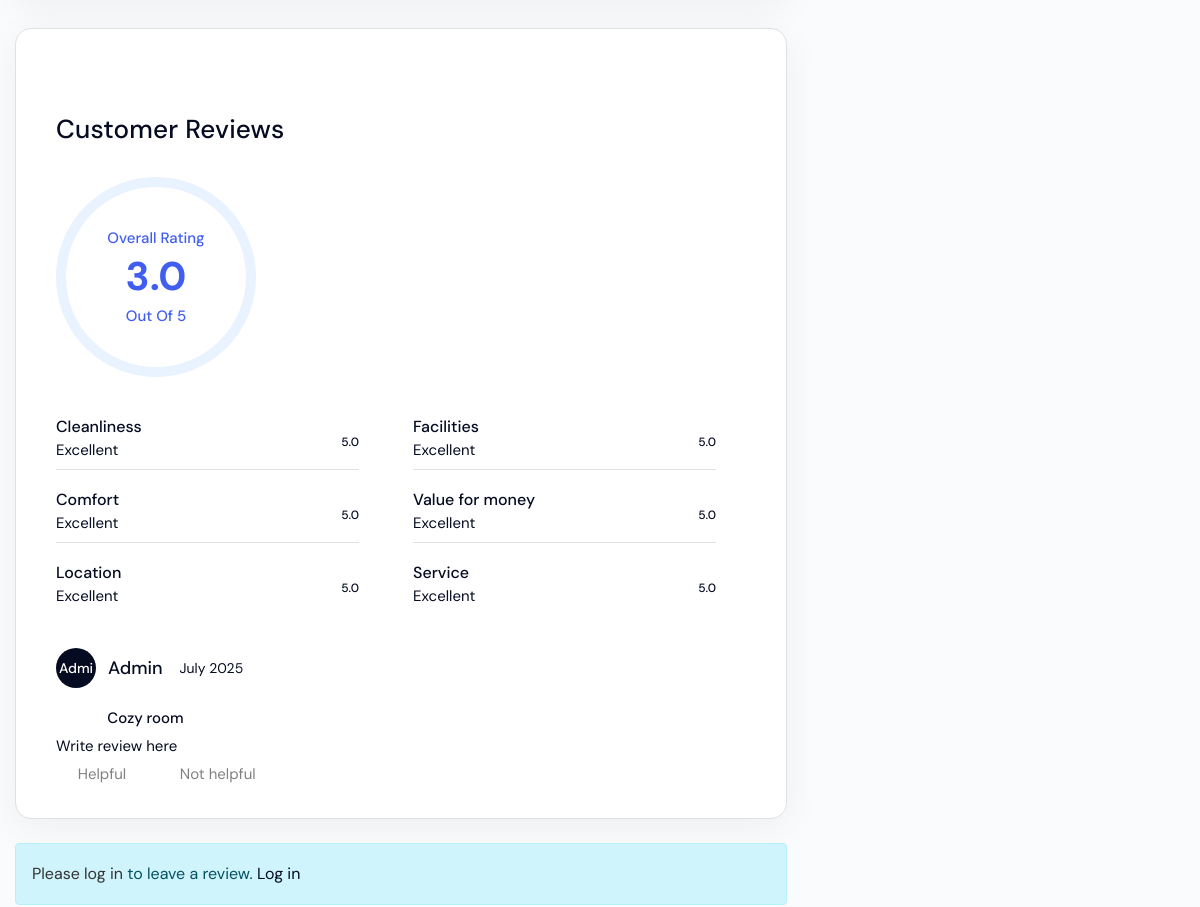
The app's page /hotels/hotel/40/room/666/ (middle part), older data.
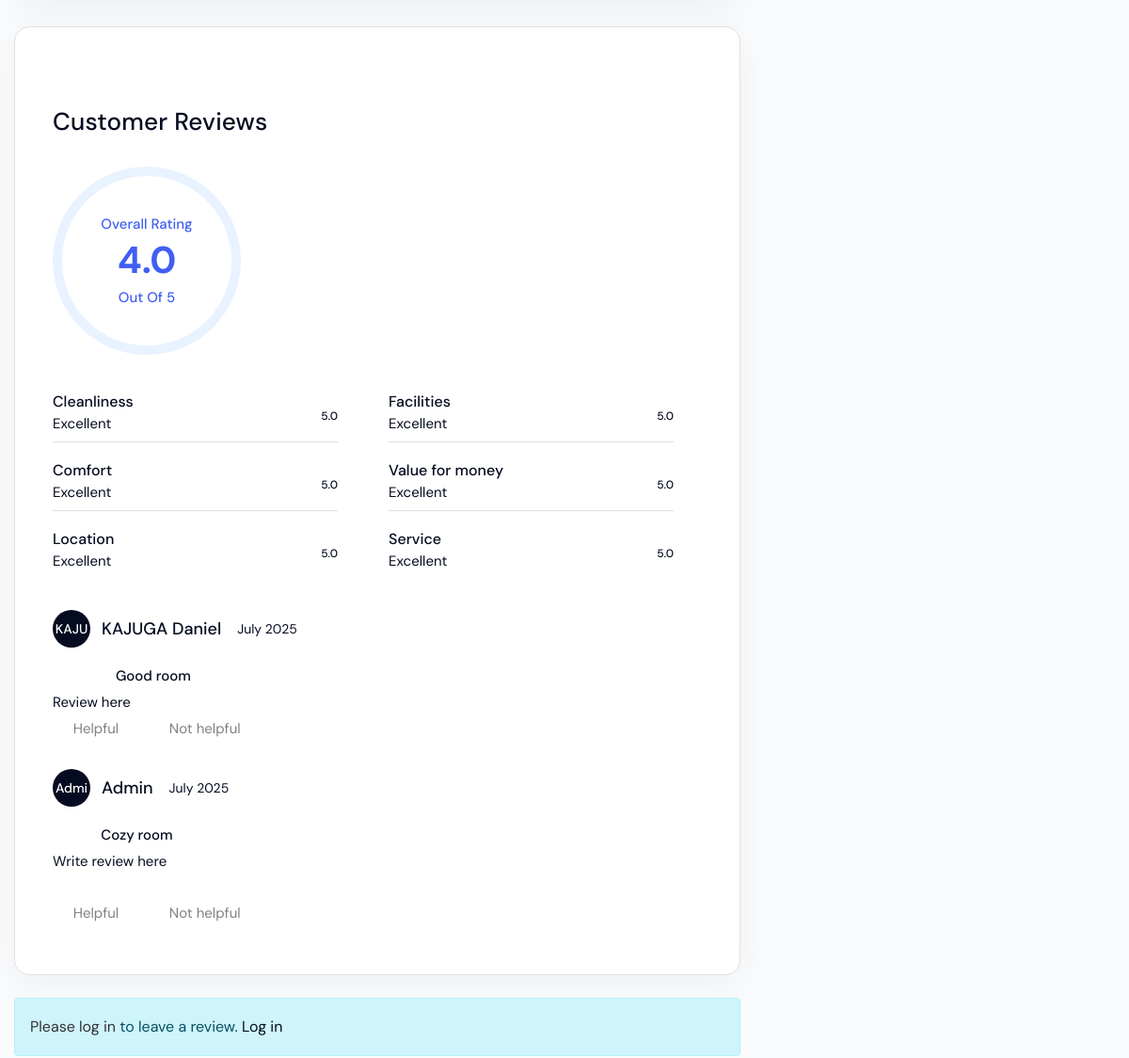
The same page, newer data.
### hotel/models.py (models this page shows, shortened)
class RoomReview(models.Model):
    room = models.ForeignKey(HotelRoom, on_delete=models.CASCADE, related_name='reviews')
    user = models.ForeignKey(settings.AUTH_USER_MODEL, on_delete=models.CASCADE)
    rating = models.PositiveSmallIntegerField(choices=[(i, f'{i} Star') for i in range(1, 6)])
    title = models.CharField(max_length=255)
    review = models.TextField()
    created_at = models.DateTimeField(auto_now_add=True)
    class Meta:
        unique_together = ('room', 'user')
        ordering = ['-created_at']

### account/models.py (models this page shows, shortened)
class User(AbstractBaseUser, PermissionsMixin):
    ROLE_CHOICES = (
        ('User', 'User'),
        ('Admin', 'Admin'),
        ('Manager', 'Manager'),
    )
    GENDER_CHOICES = (
        ('Male', 'Male'),
        ('Female', 'Female'),
    )
    name = models.CharField(max_length=255)
    role = models.CharField(max_length=30, choices=ROLE_CHOICES, null=True, blank=True)
    email = models.EmailField(unique=True, null=True, blank=True)
    phone_number = models.CharField(max_length=15, unique=True, null=True, blank=True)
    image = ProcessedImageField(
        upload_to=user_image_path,
        processors=[ResizeToFill(720, 720)],
        format='JPEG',
        options={'quality': 90},
        null=True,
        blank=True,
    )
    gender = models.CharField(max_length=6, choices=GENDER_CHOICES, null=True, blank=True)
    slug = models.SlugField(unique=True, max_length=255, null=True, blank=True)
    is_active = models.BooleanField(default=True)
    is_staff = models.BooleanField(default=False)
    reset_otp = models.CharField(max_length=7, null=True, blank=True)
    otp_created_at = models.DateTimeField(null=True, blank=True)
    created_at = models.DateTimeField(default=timezone.now)
    updated_at = models.DateTimeField(auto_now=True)
    objects = CustomUserManager()
    USERNAME_FIELD = 'email'
    REQUIRED_FIELDS = ['name', 'role']

### hotel/views.py (the view, shortened to what this page needs)
# urls.py: path('hotel/<int:hotel_id>/room/<int:room_id>/', roomDetails, name="roomDetails"),
def roomDetails(request, hotel_id, room_id):
    site_settings = Setting.objects.first()
    hotel = get_object_or_404(Hotel, id=hotel_id)
    room = get_object_or_404(HotelRoom, id=room_id, hotel=hotel)
    images = room.images.all()
    amenities = room.room_amenities.select_related('amenity')
    reviews = RoomReview.objects.filter(room=room).select_related('user')
    similar_rooms = HotelRoom.objects.filter(hotel=hotel).exclude(id=room.id)[:4]
    average_rating = reviews.aggregate(avg=Avg('rating'))['avg'] or 0
    review_form = None
    booking_form = None
    context = {
        'settings': site_settings,
        'room': room,
        'hotel': hotel,
        'images': images,
        'amenities': amenities,
        'reviews': reviews,
        'average_rating': round(average_rating, 1),
        'similar_rooms': similar_rooms,
        'review_form': review_form,
        'booking_form': booking_form,
    }
    return render(request, 'pages/hotels/rooms/show.html', context)

### templates/pages/hotels/rooms/show.html (shortened to what the changed rows need)
{% extends 'layouts/app.html' %}
{% block content %}
    <section class="inventory-section v1 pb-0 layout-radius">
        <div class="boxcar-container">
            <div class="row">
                <div class="inspection-column v2 col-xl-8 col-lg-12 col-md-12 col-sm-12">
                    <div class="inner-column">
                        <div class="main-review-box">
                            <div class="review-sec v2">
                                <div class="review-box">
                                    <div class="rating-box">
                                        <div class="content-box">
                                            <span>Overall Rating</span>
                                            <h3 class="title">{{ average_rating }}</h3>
                                            <small>Out Of 5</small>
                                        </div>
                                    </div>
                                </div>
                            </div>
                            <div class="reviews">
                                {% for review in reviews %}
                                    <div class="content-box {% if forloop.counter > 1 %}two{% endif %}">
                                        <div class="auther-name">
                                            <span>{{ review.user.name }}</span>
                                            <h6 class="name">{{ review.user.name }}</h6>
                                            <small>{{ review.created_at|date:"F Y" }}</small>
                                        </div>
                                        <div class="rating-list">
                                            <ul class="list">
                                                {% for i in "12345" %}
                                                    <li>
                                                        <i class="fa fa-star{% if forloop.counter > review.rating %}-o{% endif %}"></i>
                                                    </li>
                                                {% endfor %}
                                            </ul>
                                            <span>{{ review.title }}</span>
                                        </div>
                                        <div class="text">
                                            {{ review.review }}
                                        </div>
                                        <div class="btn-box">
                                            <a href="#" class="like-btn">
                                                <i class="fa-solid fa-thumbs-up"></i>Helpful
                                            </a>
                                            <a href="#" class="like-btn">
                                                <i class="fa-solid fa-thumbs-down"></i>Not helpful
                                            </a>
                                        </div>
                                    </div>
                                {% empty %}
                                    <p>No reviews yet for this room.</p>
                                {% endfor %}
                            </div>
                        </div>
                    </div>
                </div>
            </div>
        </div>
    </section>
{% endblock content %}

Row changes from the older to the newer data that the page shows:
added RoomReview: user.name "KAJUGA Daniel", created_at "July 2025", rating 5 (drawn), title "Good room", review "Review here"
Text that changed along with them:
{{ average_rating }}: "3.0" → "4.0"
